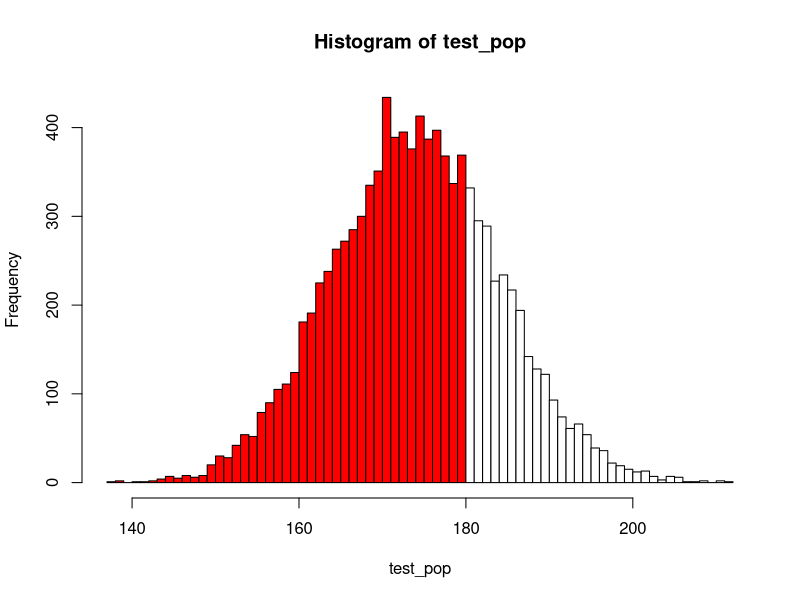

Recreate this plot in R.
## ---- chunk 1
# Generate our test distribution
test_pop <- rnorm(n=10000,mean=174,sd=10)

# A nicely colored plot to illustrate for which part pnorm is calculating the probability
h <- hist(test_pop, breaks=100, plot = FALSE)
blw <- h$breaks[which(h$breaks<=180)]
bin <- cut(blw, h$breaks)
clr <- rep("white", length(h$counts))
clr[bin] <- "red"
plot(h, col=clr)

# Now let us calculate the probability mass of values => 180 in our test population
pex <- pnorm(q=180,mean=mean(test_pop),sd=sd(test_pop),lower.tail = TRUE)
print(pex)
